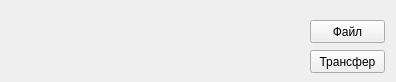
<?xml version="1.0" encoding="UTF-8"?>
<ui version="4.0">
 <class>MainWindow</class>
 <widget class="QMainWindow" name="MainWindow">
  <property name="geometry">
   <rect>
    <x>0</x>
    <y>0</y>
    <width>396</width>
    <height>82</height>
   </rect>
  </property>
  <property name="windowTitle">
   <string>MainWindow</string>
  </property>
  <widget class="QWidget" name="centralWidget">
   <widget class="QPushButton" name="UploadFile">
    <property name="geometry">
     <rect>
      <x>310</x>
      <y>20</y>
      <width>75</width>
      <height>23</height>
     </rect>
    </property>
    <property name="text">
     <string>Файл</string>
    </property>
   </widget>
   <widget class="QPushButton" name="Send">
    <property name="geometry">
     <rect>
      <x>310</x>
      <y>50</y>
      <width>75</width>
      <height>23</height>
     </rect>
    </property>
    <property name="text">
     <string>Трансфер</string>
    </property>
   </widget>
  </widget>
 </widget>
 <layoutdefault spacing="6" margin="11"/>
 <resources/>
 <connections/>
</ui>
